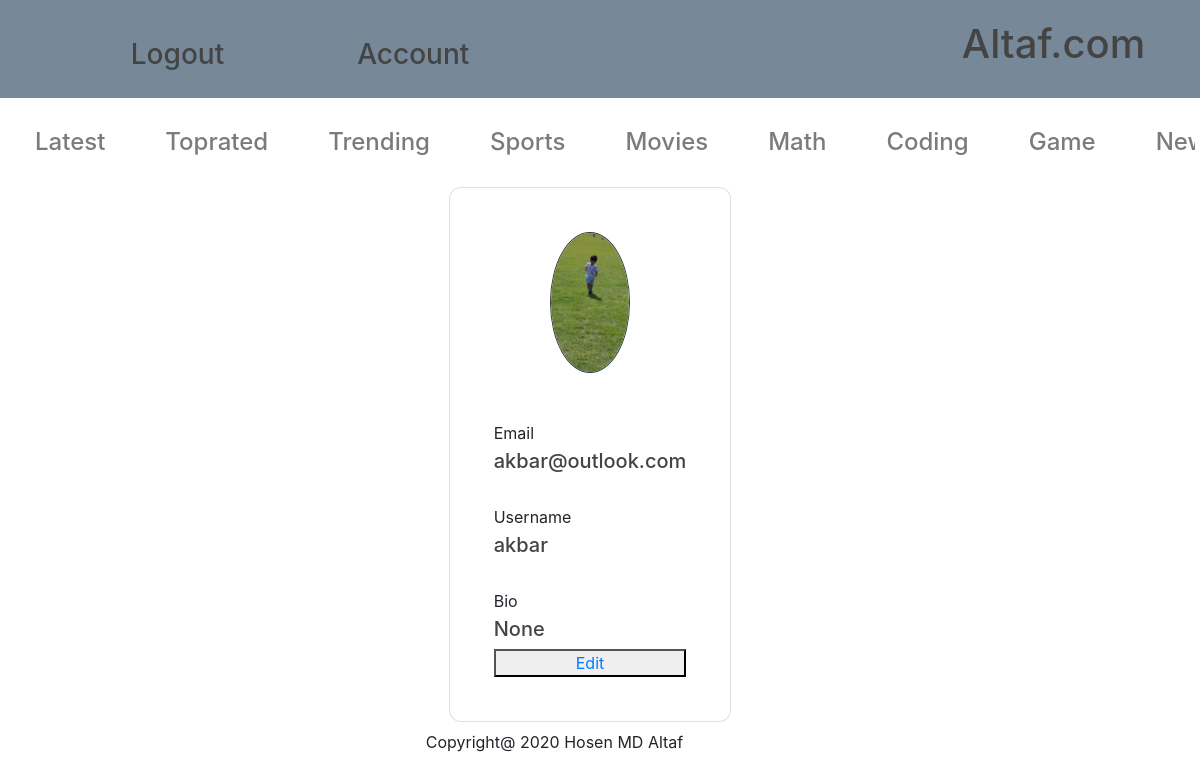
Page /account/4/ (signed in) on the committed database.
### account/models.py (models this page shows, shortened)
class Account(AbstractBaseUser):
		email 					= models.EmailField(verbose_name="email", max_length=60, unique=True)
		username 				= models.CharField(max_length=30, unique=True)
		date_joined				= models.DateTimeField(verbose_name='date joined', auto_now_add=True)
		last_login				= models.DateTimeField(verbose_name='last login', auto_now=True)
		is_admin				= models.BooleanField(default=False)
		is_active				= models.BooleanField(default=True)
		is_staff				= models.BooleanField(default=False)
		is_superuser			= models.BooleanField(default=False)
		profile_image                 =  models.ImageField(default='man.png',upload_to='profile_pics')
		bio                     =  models.CharField(max_length=100,null=True,blank=True)
		hide_email              = models.BooleanField(default=True)
		full_name               = models.CharField(max_length=30,null=True,blank=True)
		USERNAME_FIELD = 'email'
		REQUIRED_FIELDS = ['username']
		objects = MyAccountManager()

### account/views.py (the view)
# urls.py: path('<int:pk>/',ProfileDetailView.as_view(), name='my_profile'),
class ProfileDetailView(DetailView):
    model = Account
    context_object_name = 'my_profile'
    template_name = 'account/account.html'
    def get_object(self,**kwargs):
        pk= self.kwargs.get('pk')
        view_profile = Account.objects.get(pk=pk)
        return view_profile

### templates/account/account.html (shortened to what this page needs)
{% extends 'baseapp/main.html' %}
{% load static %}
{% block content %}
{% if request.user.is_authenticated %}
<div class="flex-page">
  <div class="profile-post-seaction">
    <div class="container-fluid">
        <div class="d-flex flex-row justify-content-center flex-wrap align-items-start">
            <div class="card profile-card m-2">
              <div class="card-body">
                  <div class="d-flex flex-column justify-content-center p-4">
                      <div class="image-container mx-auto mb-4">
                          <img class="d-block border border-dark rounded-circle img-fluid mx-auto profile-image" alt="altaf.com " id="id_profile_image" src="{{ my_profile.profile_image.url }}" width="80px" height="80px">
                      </div>
                      <p class="mt-4 mb-1 field-heading">Email</p>
                          {% if hide_email %}
                              <h5>**********</h5>
                          {% else %}
                              <h5>{{my_profile.email}}</h5>
                          {% endif %}
                      <p class="mt-4 mb-1 field-heading">Username</p>
                      <h5>{{ my_profile.username}}</h5>
                      <p class="mt-4 mb-1 field-heading">Bio</p>
                      <h5>{{ my_profile.bio}}</h5>
					  <button><a href="{% url 'account:edit'  user.id %}">Edit</a></button>
                  </div>
              </div>
            </div>
        </div>
	</div>
	<p >Copyright@ 2020 Hosen MD Altaf</p>
 </div>
{% else %}
  <h1>You don't have account yet .Create one-<a class="dropdown-item" href="{% url 'account:register' %}">Register</a></h1>
{% endif %}
{% endblock content %}

### static/css/style.css (style rules this page uses)
* { padding: 0; margin: 0; }
body { background: #fafafa; color: #333333; margin-top: 5rem; }
h1, h2, h3, h4, h5, h6 { color: #444444; }
.flex-page { display: flex; justify-content:space-around; }
.profile-post-seaction { padding: 15px; margin-right: 20px; margin-bottom: 80px; }

### templates/account/account.html (style rules this page uses)
.image-container { max-width: 250px; height: auto; }
.field-heading { color: var(--secondary-text-color); }
.card { border-radius: 12px; }

### rows in the picture
Account: profile_image (picture), email "akbar@outlook.com", username "akbar", bio "None"
